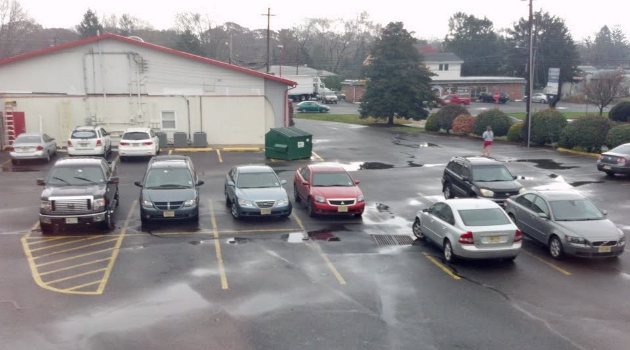
#> input picture CARS.jpg, 630 x 350 px
$ python test.py   (older library calls are emulated)
#> lines starting #> are read from the running program, lines starting #| are printed output that depends on the picture; after the words box and inside, x2 and y2 are one past the last pixel; in counts of white or black regions, pixels touching at a corner belong together
import numpy as np
from matplotlib import pyplot as plt
import cv2
import collections

POINTS = [];
rectPoints  = [];
DELAY_BLUR = 500;
global img

def placeRects(image):
    cv2.namedWindow('image')
    cv2.setMouseCallback('image', place_rect)

    while (1):
        cv2.imshow('image', image)
        if cv2.waitKey(20) & 0xFF == 27:
            break
    cv2.destroyAllWindows()
    return

#called when mouse is pressed
def place_rect(event,x,y,flags,param):
    if event == cv2.EVENT_FLAG_LBUTTON:
        cv2.circle(img,(x,y),3,(255,0,0),-1)
        rectPoints.append([x,y])
        print(rectPoints)
    elif event == cv2.EVENT_FLAG_RBUTTON:
        pts = np.array(rectPoints,np.int32).reshape((-1,1,2))
        cv2.polylines(img,[pts],True,(255,255,255))
        print(POINTS)


img = cv2.imread('CARS.jpg')
#> img is the input picture: shape (350, 630, 3); mean B, G, R 141.8, 139.8, 142.1
img2 = cv2.imread('CARS.jpg')

#place polygons on image img
placeRects(img)
#> (key Esc is pressed here)


# Load a color image in grayscale
img = cv2.imread('output.jpg')
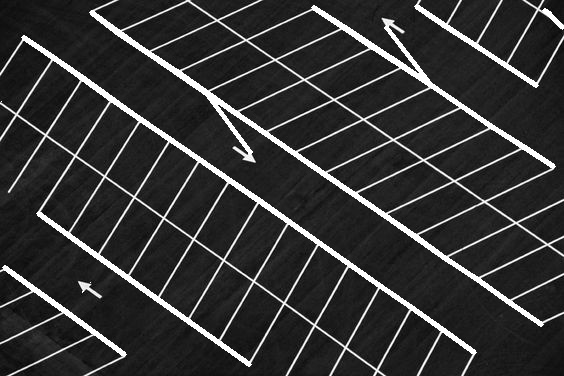
#> input picture output.jpg, 564 x 376 px
#> img is the input picture: shape (376, 564, 3); min 0, max 255, mean 51.9
gray = cv2.cvtColor(img,cv2.COLOR_BGR2GRAY)
plt.subplot(151),plt.imshow(img,cmap = 'gray')
plt.title('Gray'), plt.xticks([]), plt.yticks([])


# apply blur and threshold
gray = cv2.GaussianBlur(gray,(15,15),0)
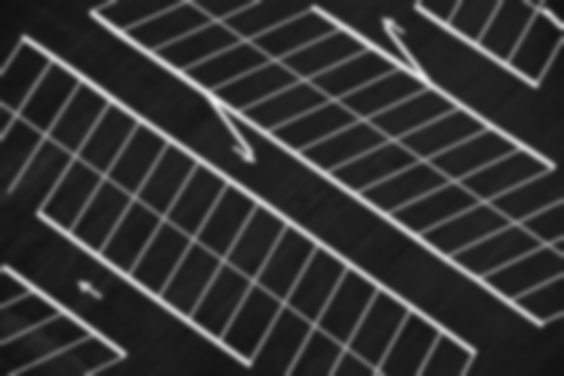
#> gray: shape (376, 564); min 17, max 239, mean 51.9
plt.subplot(152),plt.imshow(img,cmap = 'gray')
plt.title('Blurred'), plt.xticks([]), plt.yticks([])

#thresh = cv2.adaptiveThreshold(gray,255,1,1,11,2)
ret,thresh = cv2.threshold(gray,0,255,cv2.THRESH_BINARY_INV+cv2.THRESH_OTSU)
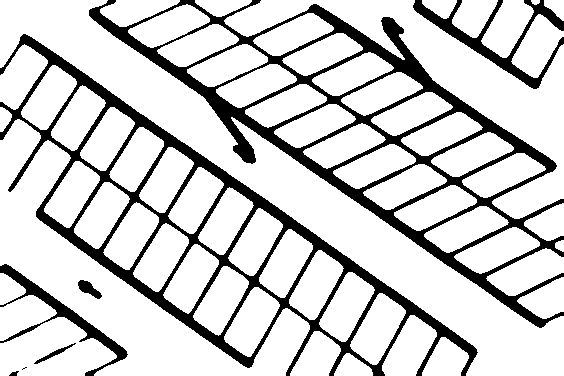
#> thresh: shape (376, 564); 81.1% white; 8 black regions (1 under 20 px)
#> ret = 77
cv2.imshow('image1',thresh)
cv2.waitKey(0)
plt.subplot(153),plt.imshow(img,cmap = 'gray')
plt.title('Threshold'), plt.xticks([]), plt.yticks([])
print(ret)
#| 77.0

# [10 lines of commented-out code are left out]
_, contours, _= cv2.findContours(thresh, cv2.RETR_EXTERNAL, cv2.CHAIN_APPROX_SIMPLE)
#> contours = 63 contours; largest, box (x1, y1, x2, y2) and area: (0, 0, 564, 376) 32750, (0, 119, 310, 376) 20684, (224, 0, 564, 219) 15700, (0, 317, 117, 376) 4574, (350, 293, 406, 365) 2103


validCont = []
biggest = None
max_area = 0
for i in contours:
        area = cv2.contourArea(i)
        if area > 220 and area < 10000:
                peri = cv2.arcLength(i,True)
                approx = cv2.approxPolyDP(i,0.02*peri,True)
                validCont.append(approx)
                if area > max_area and len(approx)==4:
                        biggest = approx
                        max_area = area
#> this loop made 63 passes
#> (area, peri, biggest, max_area) on passes 2, 3, 12: (1144, 142.2, [[468, 355], [441, 337], [422, 375], [460, 375]], 1144), (1378, 157.5, [[339, 346], [314, 331], [290, 375], [328, 375]], 1378), (1997.5, 194.7, [[227, 266], [193, 315], [218, 335], [248, 284]], 1997.5)
#> (area, peri, approx) on passes 9, 10, 15, 17, 18, 19: (1126.5, 146.5, [[563, 277], [517, 301], [542, 318], [563, 311]]), (483, 95.6, [[0, 273], [0, 304], [25, 292], [22, 286]]), (1980, 192.9, [[197, 244], [163, 294], [187, 313], [218, 264]]), (1943.5, 191, [[291, 229], [259, 277], [280, 297], [312, 249]]), (1958, 210.5, [[539, 242], [512, 227], [454, 257], [481, 273]]), (1971, 192.1, [[166, 223], [133, 272], [155, 291], [188, 243]])
#> after the loop, max_area = 1997.5; validCont = 57 contours; largest, box (x1, y1, x2, y2) and area: (0, 317, 117, 376) 4578, (319, 272, 375, 342) 1968, (350, 293, 406, 365) 1919, (224, 287, 280, 357) 1860, (486, 248, 564, 296) 1854

print (max_area)
#| 1997.5

#create a mask from contours
mask = np.zeros(img.shape, np.uint8)
cv2.drawContours(mask, validCont, -1, (255,255,255),-1)
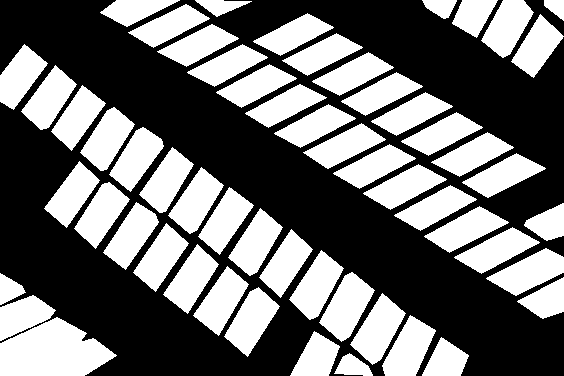
#> mask: shape (376, 564, 3); 43.2% white; 57 white regions, largest, box (x1, y1, x2, y2) and area: (0, 317, 117, 376) 4721, (319, 272, 375, 342) 2045, (350, 293, 406, 365) 1995
cv2.imshow('Mask',mask)

cv2.drawContours(img, contours, -1, (0,255,0), 3)
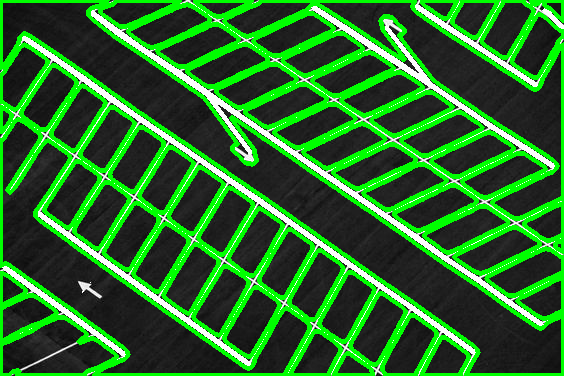
#> img: shape (376, 564, 3); mean B, G, R 37.9, 107.2, 37.9
plt.subplot(154),plt.imshow(img,cmap = 'gray')
plt.title('Contours'), plt.xticks([]), plt.yticks([])


#show contours
#cv2.namedWindow('image1', cv2.WINDOW_NORMAL)
cv2.imshow('Contours',img)
cv2.waitKey(0)

#edge detection from original
edges = cv2.Canny(img2,100,200)
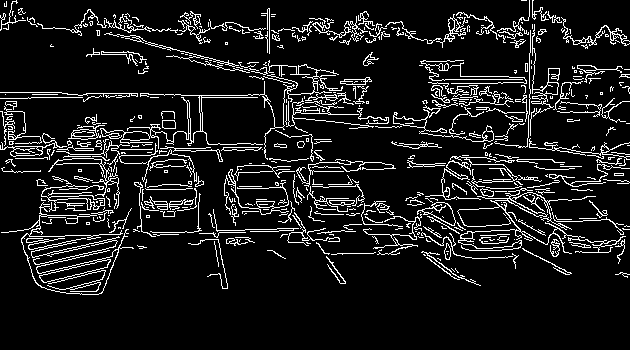
#> edges: shape (350, 630); 10.2% white in thin lines or dots, all inside (x1, y1, x2, y2) = (0, 0, 630, 295)
cv2.imshow('image1',edges)
cv2.waitKey(0)


lines = cv2.HoughLines(edges,1,np.pi/180,200)
#> lines = [[91, 1.59], [238, 1.54], [97, 1.57], [98, 1.55], [93, 1.59]]
for rho,theta in lines[0]:
    a = np.cos(theta)
    b = np.sin(theta)
    x0 = a*rho
    y0 = b*rho
    x1 = int(x0 + 1000*(-b))
    y1 = int(y0 + 1000*(a))
    x2 = int(x0 - 1000*(-b))
    y2 = int(y0 - 1000*(a))
    cv2.line(img2,(x1,y1),(x2,y2),(0,0,255),2)
#> this loop made 1 pass
#> (rho, theta, a, b, x0, y0, x1, y1) on pass 1: (91, 1.59, -0.0175, 1, -1.59, 90.99, -1001, 73)
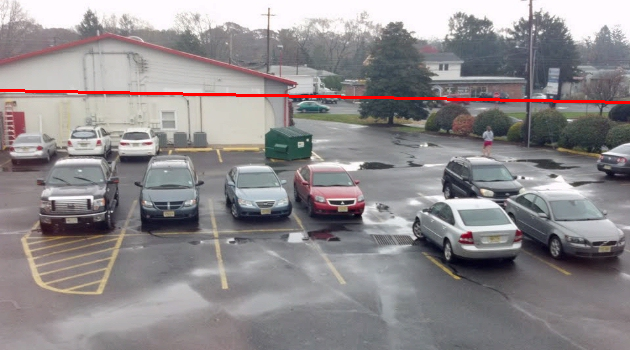
#> img2: shape (350, 630, 3); 0.86% of pixels changed, all inside (x1, y1, x2, y2) = (0, 89, 630, 104)

cv2.imshow('image1',img2)
cv2.waitKey(0)

#plt.show()
cv2.destroyAllWindows()
